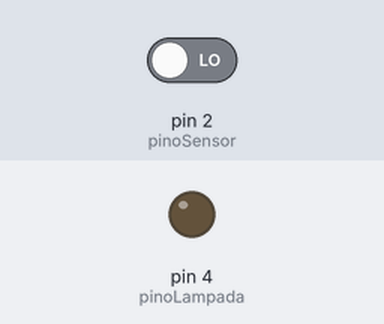
This sketch was run on a simulated Arduino Uno, built with avr-gcc and run on an emulated ATmega328P. Parts: output pins drawn as LEDs (lit = HIGH). The inputs (shaded band) are chosen by the test bench; at power-on: pin 2 (pinoSensor) LOW.

Above: at 1.2 s.
1.3 s: pin 2 (pinoSensor) driven HIGH
At 2.5 s:
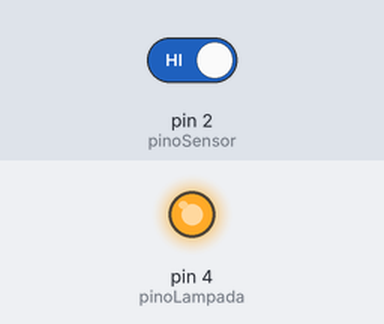
2.8 s: pin 2 (pinoSensor) driven LOW
At 3.7 s:
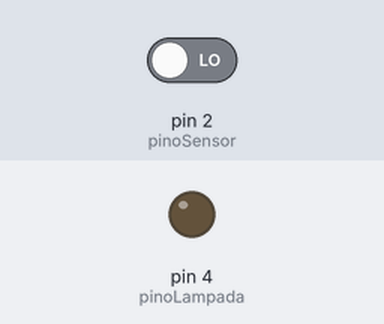
Timing chart, 0 to 5.8 s (numbered marks = the images above; inputs shaded):
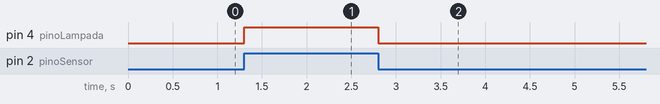

Measured:
- after the input at 1.3 s, pin 4 (pinoLampada): LOW → HIGH at once
- after the input at 2.8 s, pin 4 (pinoLampada): HIGH → LOW at once

The sketch:

sensor_presenca.ino
```cpp
const int pinoSensor = 2;
const int pinoLampada = 4;

bool estadoLampada = LOW;

void setup()
{
  pinMode(pinoSensor, INPUT);
  pinMode(pinoLampada, OUTPUT);
  digitalWrite(pinoLampada, estadoLampada);
}

void loop()
{
  bool sensorAtivado = digitalRead(pinoSensor);

  if(sensorAtivado && estadoLampada == LOW) {
    estadoLampada = HIGH;
    digitalWrite(pinoLampada, HIGH);
  }
  else if (!sensorAtivado && estadoLampada == HIGH) {
    estadoLampada = LOW;
    digitalWrite(pinoLampada, LOW);
  }

  delay(100);
}
```
